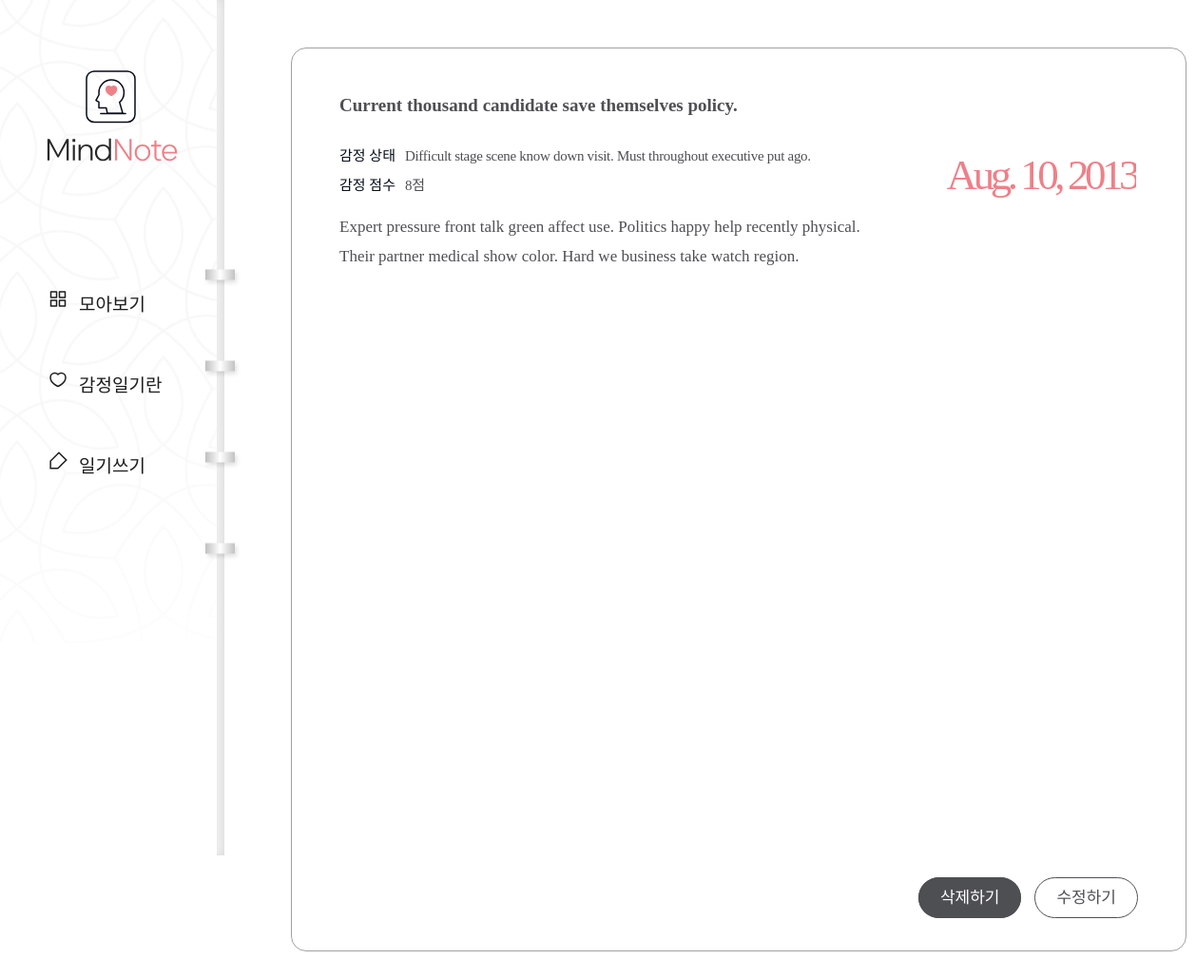
The page /diary/page/51 on the database its author committed.
### diary/models.py (models this page shows, shortened)
class Page(models.Model):
    title = models.CharField(max_length=100, validators=[validate_no_hash])
    content = models.TextField()
    feeling = models.CharField(max_length=80, validators=[validate_no_hash, validate_no_numbers])
    score = models.IntegerField(validators=[validate_score])
    dt_created = models.DateField()

### diary/views.py (the view)
# urls.py: path('diary/page/<int:pk>', views.PageDetailView.as_view(), name="page-detail"),
class PageDetailView(DetailView):
    model = Page
    template_name = "diary/page_detail.html"

### diary/templates/diary/page_detail.html
{% extends 'diary/base.html' %}
{% block content %}
<div class="wrap-notetext">
    <div class="notetext">
        <div class="text-box">
            <h2>{{object.title}}</h2>
            <div class="state">
                <p>감정 상태</p>
                <span>{{object.feeling}}</span>
            </div>
            <div class="score">
                <p>감정 점수</p>
                <span>{{object.score}}점</span>
            </div>
            <div class="date">
            <span>{{object.dt_created}}</span>
            </div>
            <div class="detail">{{object.content|linebreaksbr}}</div>
            <div class="notetext-btn">
                <ul>
                    <li><a href="{% url 'page-delete' object.id %}">삭제하기</a></li>
                    <li><a href="{% url 'page-update' object.id %}">수정하기</a></li>
                </ul>
            </div>
        </div>
    </div>
</div>
{% endblock content %}

### diary/static/diary/css/styles.css (style rules this page uses)
h1,h2,h3,p,a,ul,li { margin: 0; padding: 0; font-family: 'NanumSquare'; list-style: none; text-decoration: none; outline: none; }
html { position: relative; min-height: 100%; margin: 0; }
body { margin: 0; padding: 0; -webkit-font-smoothing: antialiased; -moz-osx-font-smoothing: auto; }
.wrap-notetext { padding-left: 236px; padding-top: 50px; padding-bottom: 150px; }
.notetext { margin: 0 70px; }
.text-box { position: relative; width: 840px; height: 100%; min-height: 800px; max-height: 1040px; margin: 0 auto; padding: 49px 50px 100px; border-radius: 16px; border: solid 1px #a3a0a0; background-color: #ffffff; }
.text-box h2 { padding-bottom: 30px; font-family: 'NanumBarunpen'; color: #4e4f53; font-size: 19px; font-weight: bold; }
.text-box .state p { display: inline-block; font-family: 'NanumSquare'; color: #060b18; font-size: 15px; }
.text-box .state span { padding-left: 6px; font-family: 'NanumBarunpen'; color: #4e4f53; font-size: 15px; letter-spacing: -0.29px; }
.text-box .score { padding: 10px 0 20px; }
.text-box .score p { display: inline-block; font-family: 'NanumSquare'; color: #060b18; font-size: 15px; }
.text-box .score span { padding-left: 6px; font-family: 'NanumBarunpen'; color: #4e4f53; font-size: 15px; letter-spacing: -0.29px; }
.text-box .date { overflow: hidden; position: absolute; top: 107px; right: 52px; }
.text-box .date span { float: left; font-family: 'NanumSquare'; color: #ee8088; font-size: 45px; letter-spacing: -4.47px; }
.text-box .detail { overflow-y: scroll; max-height: 800px; font-family: 'NanumBarunpen'; color: #4e4f53; font-size: 17px; line-height: 1.8; }
.text-box .notetext-btn { position: absolute; right: 50px; bottom: 45px; }
.text-box .notetext-btn li { display: inline-block; }
.text-box .notetext-btn li a { padding: 11px 22px; font-family: 'NanumSquare'; color: #fff; font-size: 17px; background-color: #4e4f53; border: solid 1px #4e4f53; border-radius: 22.5px; }
.text-box .notetext-btn li:last-child a { margin-left: 10px; color: #4e4f53; background-color: transparent; }

### rows shown on the page
Page: title "Current thousand candidate save themselves policy.", feeling "Difficult stage scene know down visit. Must throughout executive put ago.", score "8", dt_created "Aug. 10, 2013", content "Expert pressure front talk green affect use. Politics happy help recently physical. Their partner medical show color. Hard we business take watch region."
